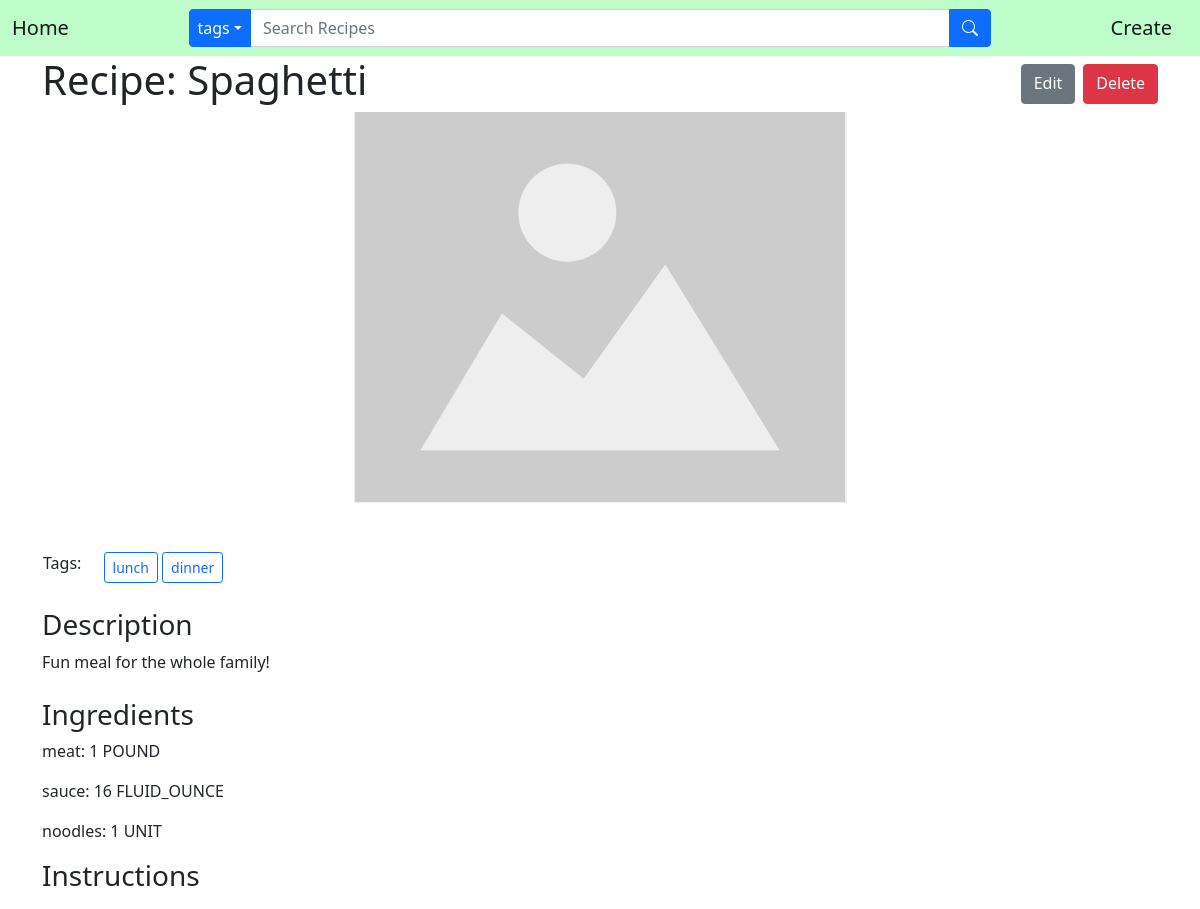
The page /recipe/9/ on the database its author committed.
### recipes/models.py (models this page shows, shortened)
class Recipe(models.Model):
    name = models.CharField(max_length=30)
    pub_date = models.DateTimeField('date published', default=timezone.now)
    description = models.TextField(max_length=500, default="Add a description!")
    image = models.ImageField(default='default.png', upload_to='recipe_pics')
    tags = models.ManyToManyField(Tag, null=True)
    instructions = models.TextField(max_length=1000, default='')

class Tag(models.Model):
    name = models.CharField(max_length=20)
    def __str__(self):
        return self.name

class Ingredient(models.Model):
    MEASUREMENT_CHOICES = [
        ('UNIT','unit'),
        ('TEASPOON', 'tsp'),
        ('TABLESPOON','tbsp'),
        ('FLUID_OUNCE','fl oz'),
        ('CUP','cup'),
        ('PINT','pt'),
        ('QUART','qt'),
        ('GALLON','gal'),
        ('MILLILITER','mL'),
        ('LITER','L'),
        ('DECILITER','dL'),
        ('POUND','lb'),
        ('OUNCE','oz'),
        ('MILLIGRAM','mg'),
        ('GRAM','g'),
        ('KILOGRAM','kg')
    ]
    recipe = models.ForeignKey(Recipe, on_delete=models.CASCADE)
    name = models.CharField(max_length=20)
    measurement = models.CharField(max_length=11, choices=MEASUREMENT_CHOICES, default='UNIT')
    quantity = models.IntegerField()

### recipes/views.py (the view)
# urls.py: path('recipe/<int:pk>/', RecipeDetailView.as_view(), name='recipe-detail'),
class RecipeDetailView(DetailView):
    model = Recipe

### recipes/context_processors.py (called while the page is built)
def tag_context(request):
    tags = Tag.objects.all()
    return{
        'tags': tags
    }

### recipes/templates/recipes/recipe_detail.html (shortened to what this page needs)
{% extends "recipes/base.html" %}
{% block content %}
    <div class="container">
        <div class="d-flex">
            <h1>Recipe: {{object.name}}</h1>
            <a class="btn btn-secondary ms-auto my-2" href="{% url 'recipe-update' recipe.id %}" role="button">Edit</a>
            <a class="btn btn-danger ms-2 my-2" href="{% url 'recipe-delete' recipe.id %}" role="button">Delete</a>
        </div>
        <img class="d-flex mx-auto" src="{{ recipe.image.url }}" class="img-fluid" alt="...">
        <br>
        <br>
        <form method="GET" action="{% url 'tag-list' %}">
            <table>
                <th><h6>Tags: &emsp;</h6></th>
                <td>
                    {% for tag in recipe.tags.all %}
                    <input class="btn btn-outline-primary btn-sm" type="submit" name="tag" value="{{ tag }}">
                    {% endfor %}
                </td>
            </table>
        </form>
        <h3 class="mt-4">Description</h3>
        <p>{{ object.description }}</p>
        <h3 class="mt-4">Ingredients</h3>
        {% for ingredient in object.ingredient_set.all %}
            <p>{{ ingredient.name }}: {{ ingredient.quantity }} {{ ingredient.measurement }}</p>
        {% endfor %}
        <h3>Instructions</h3>
    </div>
{% endblock content %}

### rows shown on the page
Recipe: name "Spaghetti", image (placeholder picture), description "Fun meal for the whole family!"
Tag: tag "lunch"
Tag: tag "dinner"
Ingredient: name "meat", quantity "1", measurement "POUND"
Ingredient: name "sauce", quantity "16", measurement "FLUID_OUNCE"
Ingredient: name "noodles", quantity "1", measurement "UNIT"
